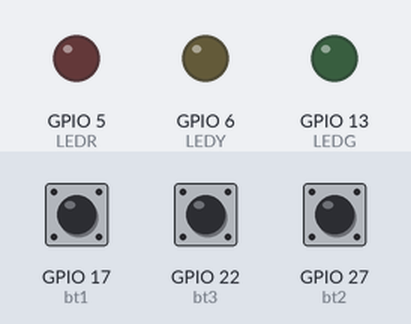
The program below on a simulated Raspberry Pi (BCM pin numbers). Shown: output pins drawn as LEDs (lit = HIGH). The test bench sets the inputs (shaded band); at power-on: GPIO 17 (bt1) LOW, GPIO 22 (bt3) LOW, GPIO 27 (bt2) LOW.

Above: at 1.2 s.
1.3 s: GPIO 17 (bt1) pulled HIGH for 0.15 s
At 1.37 s:
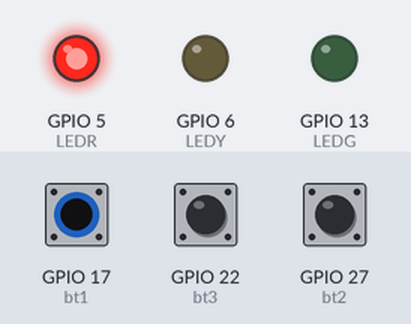
2.9 s: GPIO 22 (bt3) pulled HIGH for 0.15 s
At 2.97 s:
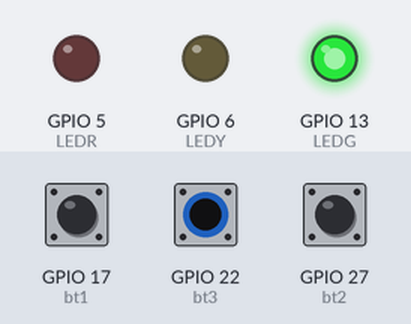
4.5 s: GPIO 27 (bt2) pulled HIGH for 0.15 s
At 4.57 s:
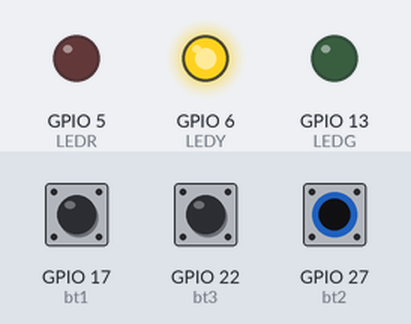
6.1 s: GPIO 27 (bt2) pulled HIGH for 3.2 s
At 10.5 s:
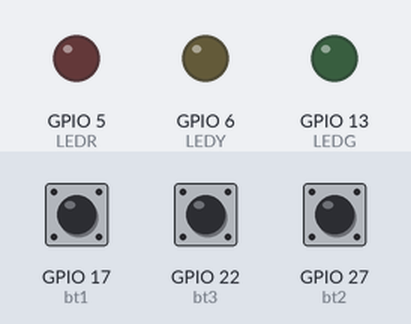
10.8 s: GPIO 17 (bt1) pulled HIGH for 3.2 s
At 11.6 s:
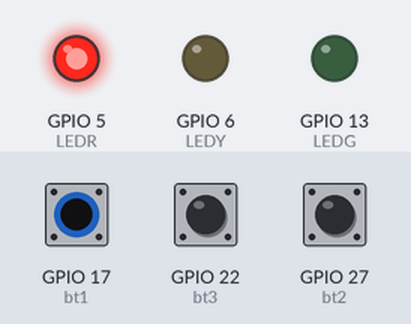
Timing chart, 0 to 15.5 s (numbered marks = the images above; inputs shaded):
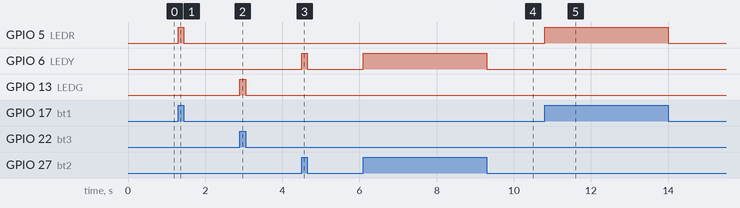

Measured:
- after the input at 1.3 s, GPIO 5 (LEDR): LOW → HIGH at once, → LOW 0.15 s later
- after the input at 2.9 s, GPIO 13 (LEDG): LOW → HIGH at once, → LOW 0.15 s later
- after the input at 4.5 s, GPIO 6 (LEDY): LOW → HIGH at once, → LOW 0.15 s later
- after the input at 6.1 s, GPIO 6 (LEDY): LOW → HIGH at once, → LOW 3.2 s later
- after the input at 10.8 s, GPIO 5 (LEDR): LOW → HIGH at once, → LOW 3.2 s later

The program:

Switch_led_task.py
```python
import RPi.GPIO as GPIO


LEDR = 5
LEDY = 6
LEDG = 13

bt1 = 17
bt2 = 27
bt3 = 22

GPIO.setmode(GPIO.BCM)
GPIO.setup(LEDR,GPIO.OUT)
GPIO.setup(LEDY,GPIO.OUT)
GPIO.setup(LEDG,GPIO.OUT)

GPIO.setup(bt1, GPIO.IN, pull_up_down=GPIO.PUD_DOWN) #내부풀다운
GPIO.setup(bt2, GPIO.IN, pull_up_down=GPIO.PUD_DOWN) #내부풀다운
GPIO.setup(bt3, GPIO.IN, pull_up_down=GPIO.PUD_DOWN) #내부풀다운


try :
  while True:
    val1 = GPIO.input(bt1)
    val2 = GPIO.input(bt2)
    val3 = GPIO.input(bt3)
    GPIO.output(LEDR, val1)
    GPIO.output(LEDY, val2)
    GPIO.output(LEDG, val3)
    if val1 == val2 == val3 == True : break
finally:
    GPIO.cleanup()
    print("cleanup and exit")
```
